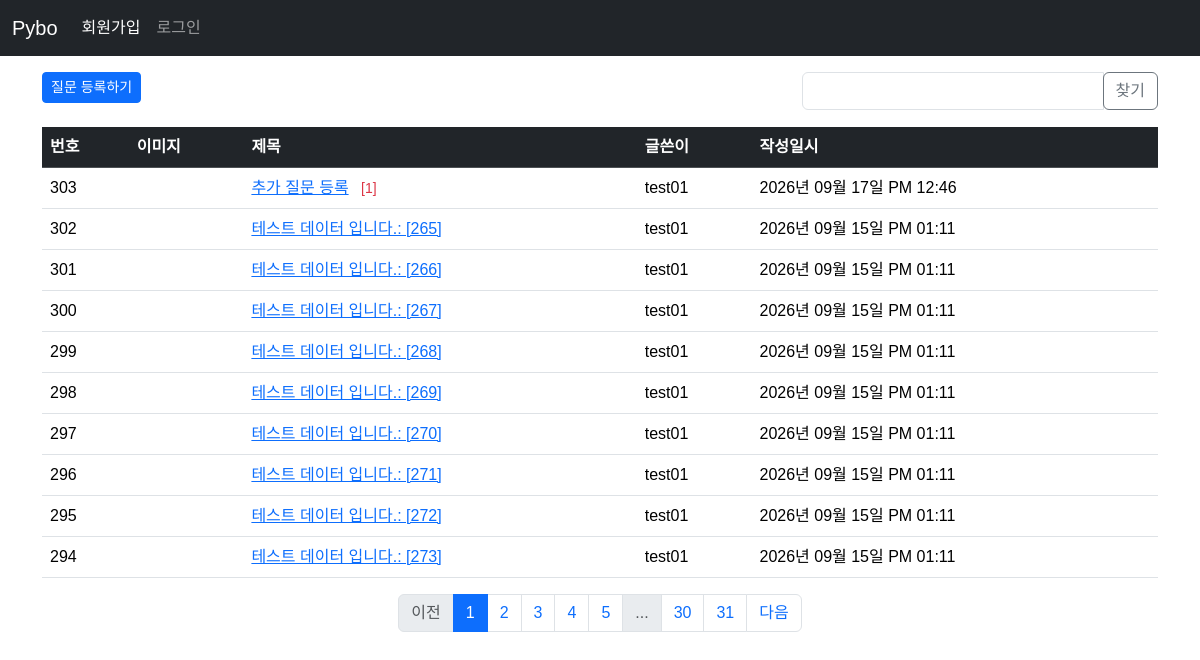
The page /question/list on the database as committed earlier.
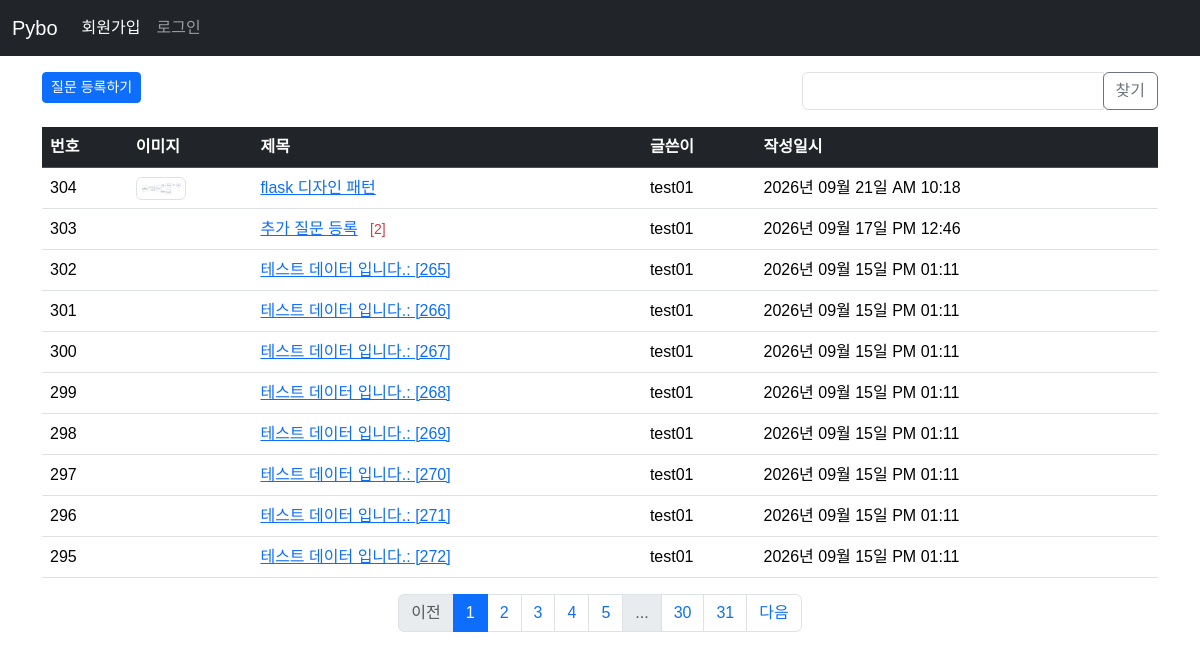
The same page on the database as committed later.
### pybo/models.py (models this page shows)
class Question(db.Model):
    id = db.Column(db.Integer, primary_key=True)
    subject = db.Column(db.String(200), nullable=False)
    content = db.Column(db.Text, nullable=False)
    create_date = db.Column(db.DateTime, nullable=False)
    user_id = db.Column(db.Integer, db.ForeignKey('user.id', ondelete='CASCADE'), nullable=False)
    user = db.relationship('User', backref=db.backref('question_set'))
    modify_date = db.Column(db.DateTime, nullable=True)
    image_path = db.Column(db.String(200), nullable=True)

class User(db.Model):
    id = db.Column(db.Integer, primary_key=True)
    username = db.Column(db.String(150), unique=True, nullable=False)
    password = db.Column(db.String(200), nullable=False)
    email = db.Column(db.String(120), unique=True, nullable=False)

### pybo/views/question_views.py (the view, shortened to what this page needs)
@bp.route('/list')
def _list():
    page = request.args.get('page', default=1, type=int)    # url parameter ?page=1
    kw = request.args.get('kw', default='', type=str)   # 검색키워드 추가
    question_list = Question.query.order_by(Question.create_date.desc())
    question_list = question_list.paginate(page=page, per_page=10)  # 페이징 구현
    return render_template('question/question_list.html', question_list=question_list)

### pybo/filter.py (called while the page is built)
def format_datetime(value, fmt:str='%Y년 %m월 %d일 %p %I:%M'):
    return value.strftime(fmt)

### pybo/views/auth_views.py (called while the page is built)
@bp.before_app_request
def load_logged_in_user():
    user_id = session.get('user_id')
    if user_id is None:
        g.user = None
    else:
        g.user = User.query.get(user_id)

### pybo/templates/question/question_list.html (shortened to what this page needs)
{% extends 'base.html' %}
{% block content %}
<div class="container my-3">
    <div class="row my-3">
        <div class="col-md-8">
            <a href="{{ url_for('question.create') }}" class="btn btn-primary btn-sm mb-2">질문 등록하기</a>
        </div>
        <div class="col-md-4">
            <div class="input-group">
                <input type="text" id="search_kw" class="form-control"
                    value="{{ kw or '' }}">
                <div class="input-group-append">
                    <button class="btn btn-outline-secondary" id="btn_search">찾기</button>
                </div>
            </div>
        </div>
    </div>
    <table class="table table-hover">
        <thead>
        <tr class="table-dark">
            <th>번호</th>
            <th>이미지</th>
            <th>제목</th>
            <th>글쓴이</th>
            <th>작성일시</th>
        </tr>
        </thead>
        <tbody>
        {% if question_list %}
        {% for question in question_list.items %}
        <tr>
            <td>{{ question_list.total - ((question_list.page - 1) * question_list.per_page) - loop.index0 }}</td>
            <td>
                {% if question.image_path %}
                <img src="{{ url_for('static', filename=question.image_path) }}" alt="첨부 이미지"
                style="max-width:50px; height: auto;" class="img-thumbnail">
                {% endif %}
            </td>
            <td>
                <a href="{{ url_for('question.detail', question_id=question.id) }}">{{question.subject}}</a>
                {% if question.answer_set|length > 0 %}
                <span class="text-danger small mx-2">[{{ question.answer_set|length }}]</span>
                {% endif %}
            </td>
            <td>{{ question.user.username }}</td>
            <td>{{ question.create_date | datetime }}</td>
        </tr>
        {% endfor %}
        {% else %}
        <tr>
            <td colspan="3">질문이 없습니다.</td>
        </tr>
        {% endif %}
        </tbody>
    </table>
    <nav aria-label="...">
        <ul class="pagination justify-content-center">
            {% if question_list.has_prev %}
            <li class="page-item"><a href="?page={{ question_list.prev_num }}" class="page-link">이전</a></li>
            {% else %}
            <li class="page-item disabled">
                <a href="javascript:void(0)" class="page-link" aria-disabled="true">이전</a></li>
            {% endif %}
            {% for page_num in question_list.iter_pages() %}
            {% if page_num %}
            {% if page_num != question_list.page %}
            <li class="page-item"><a class="page-link" data-page="{{ page_num }}" href="javascript:void(0)">{{ page_num }}</a></li>
            {% else %}
            <li class="page-item active">
                <a class="page-link" href="javascript:void(0)" aria-current="page">{{ page_num }}</a>
            </li>
            {% endif %}
            {% else %}
            <li class="page-item disabled"><a class="page-link" href="javascript:void(0)">...</a></li>
            {% endif %}
            {% endfor %}
            {% if question_list.has_next %}
            <li class="page-item"><a class="page-link" href="?page={{ question_list.next_num }}">다음</a></li>
            {% else %}
            <li class="page-item disabled">
                <a class="page-link" href="javascript:void(0)" aria-disabled="true">다음</a></li>
            {% endif %}
        </ul>
    </nav>
</div>
{% endblock %}

### pybo/templates/base.html (shortened to what this page needs)
<!DOCTYPE html>
<html lang="ko">
<head>
    <link rel="stylesheet" href="https://cdn.jsdelivr.net/npm/bootstrap@5.3.8/dist/css/bootstrap.min.css">
    <link rel="stylesheet" href="{{ url_for('static', filename='style.css') }}">
</head>
<body>
    {% include 'navbar.html' %}
    {% block content %}
    {% endblock %}
</body>
</html>

### pybo/templates/navbar.html (shortened to what this page needs)
<nav class="navbar bg-dark navbar-expand-sm" data-bs-theme="dark">
    <div class="container-fluid">
        <a class="navbar-brand" href="{{ url_for('main.index') }}">Pybo</a>
        <div class="collapse navbar-collapse" id="navbarNav">
            {% if g.user %}
            <ul class="navbar-nav">
                <li class="nav-item">
                    <a class="nav-link" href="{{ url_for('auth.logout') }}">{{ g.user.username }} (로그아웃)</a>
                </li>
            </ul>
            {% else %}
            <ul class="navbar-nav">
                <li class="nav-item">
                    <a class="nav-link active" aria-current="page" href="{{ url_for('auth.signup') }}">회원가입</a>
                </li>
                <li class="nav-item">
                    <a class="nav-link" href="{{ url_for('auth.login') }}">로그인</a>
                </li>
            </ul>
            {% endif %}
        </div>
    </div>
</nav>

### pybo/static/style.css (style rules this page uses)
body { font-family: "Noto Sans KR", sans-serif; font-weight: 400; }

Rows that differ between the two databases and show on the page:
no longer on this page (row unchanged): Question: total "294", subject "테스트 데이터 입니다.: [273]", user.username "test01", create_date "2026년 09월 15일 PM 01:11"
added Question: total "304", image_path (picture), subject "flask 디자인 패턴", user.username "test01", create_date "2026년 09월 21일 AM 10:18"
changed Question "추가 질문 등록": answer_set|length "1" → "2"
